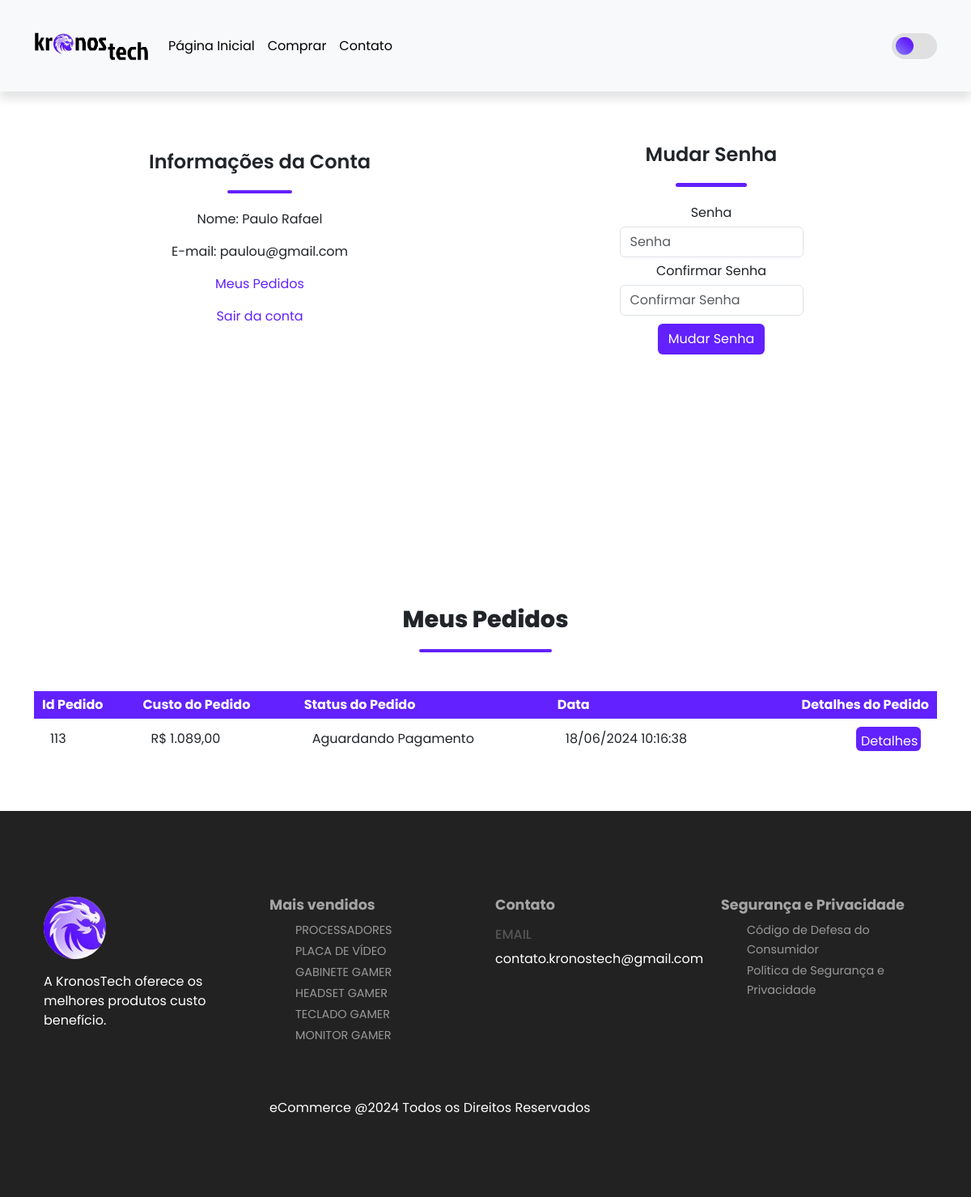
The app's page /account.php (signed in) with its own data.
### tables this page shows
CREATE TABLE `orders` (
  `order_id` int(11) NOT NULL,
  `order_cost` decimal(6,2) NOT NULL,
  `order_status` varchar(100) NOT NULL DEFAULT 'on_hold',
  `user_id` int(11) NOT NULL,
  `user_name` varchar(108) NOT NULL,
  `user_phone` varchar(16) NOT NULL,
  `user_email` varchar(100) NOT NULL,
  `user_city` varchar(255) NOT NULL,
  `user_address` varchar(255) NOT NULL,
  `complemento` varchar(255) DEFAULT NULL,
  `bairro` varchar(255) DEFAULT NULL,
  `uf` varchar(2) DEFAULT NULL,
  `cep` varchar(9) DEFAULT NULL,
  `order_date` datetime NOT NULL DEFAULT current_timestamp()
);

### account.php (the view, shortened to what this page needs)
<?php
include('server/connection.php');
if(isset($_SESSION['logged_in'])){
  $user_id = $_SESSION['user_id'];
  $stmt = $conn->prepare("SELECT * FROM orders WHERE user_id =? ");
  $stmt->bind_param('i',$user_id);
  $stmt->execute();
  $orders = $stmt->get_result();
}
?>
<!DOCTYPE html>
<html lang="pt">
<head>
    <link href="https://cdn.jsdelivr.net/npm/bootstrap@5.3.3/dist/css/bootstrap.min.css" rel="stylesheet">
    <link rel="stylesheet" href="assets/css/style.css">
</head>
<body>
<nav class="navbar navbar-expand-lg bg-body-tertiary py-4 fixed-up">
  <div class="container">
      <a class="navbar-brand" href="index.php">
        <img id="logo" src="assets/imgs/logo2.png" height="40px">
      </a>
    <div class="collapse navbar-collapse nav-buttons" id="navbarSupportedContent">
      <ul class="navbar-nav me-auto mb-2 mb-lg-0">
        <li class="nav-item">
          <a class="nav-link" href="index.php">Página Inicial</a>
        </li>
        <li class="nav-item">
          <a class="nav-link" href="shop.php">Comprar</a>
        </li>
        <li class="nav-item">
          <a class="nav-link" href="contato.php">Contato</a>
        </li>
        <li class="nav-item">
          <a href="cart.php"><ion-icon name="cart"></ion-icon></a>
        </li>
      </ul>
      <div class="butaobrita">
        <label class="switch">
          <span class="slider"></span>
        </label>
      </div>
    </div>
  </div>
</nav>
<section class="my-5 py-5">
    <div class="row container mx-auto">
        <div class="text-center mt-3 pt-5 col-lg-6 col-md-12 col-sm-12">
            <h3 class="font-weight-bold">Informações da Conta</h3>
            <hr class="custom-hr-shop mx-auto">
            <div class="account-info">
                <p>Nome: <span><?php if(isset($_SESSION['user_name'])) { echo $_SESSION['user_name'];} ?></span></p>
                <p>E-mail: <span><?php if(isset($_SESSION['user_email'])) { echo $_SESSION['user_email'];} ?></span></p>
                <p><a href="#orders" id="order-btn" style="color: #6221fe; text-decoration: none">Meus Pedidos</a></p>
                <p><a href="account.php?logout=1" id="logout-btn" style="color: #6221fe; text-decoration: none">Sair da conta</a></p>
            </div>
        </div>
        <div class="col-lg-6 col-md-12 col-sm-12">
            <form id="account-form" method="POST" action="account.php">
                <h3>Mudar Senha</h3>
                <hr class="custom-hr-msenha mx-auto">
                <div class="form-group">
                    <label>Senha</label>
                    <input type="password" class="form-control" id="account-password" name="password" placeholder="Senha" required>
                </div>
                <div class="form-group">
                    <label>Confirmar Senha</label>
                    <input type="password" class="form-control" id="account-password-confirm" name="confirm_password" placeholder="Confirmar Senha" required>
                </div>
                <div class="form-group">
                    <input type="submit" value="Mudar Senha" name="change_password" class="btn" id="change-pass-btn">
                </div>
            </form>
        </div>
    </div>
</section>
<br><br><br>
  <section id="orders" class="carts container my-5 py-3">
    <div class="container mt-2">
        <h2 class="font-weight-bold text-center">Meus Pedidos</h2>
        <hr class="custom-hr-shop mx-auto">
    </div>
    <table class="mt-5 pt-5">
        <tr>
            <th>Id Pedido</th>
            <th>Custo do Pedido</th>
            <th>Status do Pedido</th>
            <th>Data</th>
            <th>Detalhes do Pedido</th>
        </tr>
        <?php while($row = $orders->fetch_assoc()) { ?>
            <tr>
                <td>
                    <span><?php echo $row['order_id']; ?></span>
                </td>
                <td>
                  <span><?php echo 'R$ ' . number_format($row['order_cost'], 2, ',', '.'); ?></span>
                </td>
                <td>
                  <span><?php echo $row['order_status']; ?></span>
                </td>
                <td>
                  <span><?php
                    echo date('d/m/Y H:i:s', strtotime($row['order_date']));
                    ?>
                  </span>
                </td>
                <td>
                    <form method="POST" action="order_details.php" class="order">
                      <input type="submit" class="btn order-detail-btn" value="Detalhes" name="order_details_btn">
                </form>
              </td>
            </tr>
          <?php } ?>
    </table>
  </section>
  <?php include('layouts/footer.php'); ?>

### assets/css/style.css (style rules this page uses)
.nav-buttons { display: flex; justify-content: space-between; align-items: center; }
html, body { overflow-x: hidden; }
* { margin: 0; padding: 0; box-sizing: border-box; }
body { font-family: "Poppins", sans-serif; transition: background-color 0.5s ease; }
h2 { font-size: 1.8rem; font-weight: 800; }
h3 { font-size: 1.5rem; font-weight: 600; }
.navbar { font-size: 16px; padding-top: 2rem; padding-bottom: 2rem; top: 0; left: 0; position: fixed; top: 0; width: 100%; z-index: 1000; display: flex; justify-content: space-between; align-items: center; box-shadow: 0 10px 10px rgba(0,0,0,0.1); }
.nav-link { position: relative; color: #918e8e; text-decoration: none; transition: color 0.3s; }
.nav-link::after { content: ""; position: absolute; bottom: -2px; left: 0; width: 100%; height: 2px; background-color: #6221fe; transform: scaleX(0); transform-origin: bottom right; transition: transform 0.3s; }
hr.custom-hr-shop { border: none; height: 4px; width: 15%; background-color: #6221feFF; margin: 20px 0px; opacity: 100%; border-radius: 100px; }
.row { margin: 10px; }
.row { justify-content: center; }
.switch { display: block; --width-of-switch: 3.5em; --height-of-switch: 2em; --size-of-icon: 1.4em; --slider-offset: 0.3em; position: relative; width: var(--width-of-switch); height: var(--height-of-switch); }
.slider { position: absolute; cursor: pointer; top: 0; left: 0; right: 0; bottom: 0; background-color: #e0e0e0; transition: 0.4s; border-radius: 30px; }
.slider:before { position: absolute; content: ""; height: var(--size-of-icon, 1.4em); width: var(--size-of-icon, 1.4em); border-radius: 20px; left: var(--slider-offset, 0.3em); top: 50%; transform: translateY(-50%); background: linear-gradient(40deg, #8983f7, #6221fe 70%); transition: 0.4s; }
ul { list-style-type: none; }
#logo { height: 55px; }
.carts td input { height: 30px; padding: 5px; }
.order .order-detail-btn { background-color: #6222fe; color: #fff; width: 80px; }
td:last-child { text-align: right; }
th:last-child { text-align: right; }
.nav-item a { color: #000; }
#account-form { width: 50%; margin: 35px auto; text-align: center; padding: 20px; }
#account-form input { margin: 5px auto; }
#account-form #change-pass-btn { color: #fff; background-color: #6221fe; }
.butaobrita { display: flex; justify-content: center; align-items: center; }
.container .text-center { text-align: center; }

### account.php (style rules this page uses)
hr.custom-hr-msenha { border: none; height: 5px; width: 39%; background-color: #6221feFF; margin: 20px 0px; opacity: 100%; border-radius: 100px; }
.carts table { width: 100%; border-collapse: collapse; }
.carts th { text-align: left; padding: 5px 10px; color: #fff; background-color: #6221fe; }
.carts td { padding: 10px 20px; }
.carts td input { width: 40px; height: 30px; padding: 5px; }
td:last-child { text-align: right; }
th:last-child { text-align: right; }

### records on screen
orders: order_id "113", order_cost "1.089,00", order_status "Aguardando Pagamento", order_date "18/06/2024 10:16:38"

### other values on screen
$_SESSION['user_name'] "Paulo Rafael"
$_SESSION['user_email'] "paulou@gmail.com"
